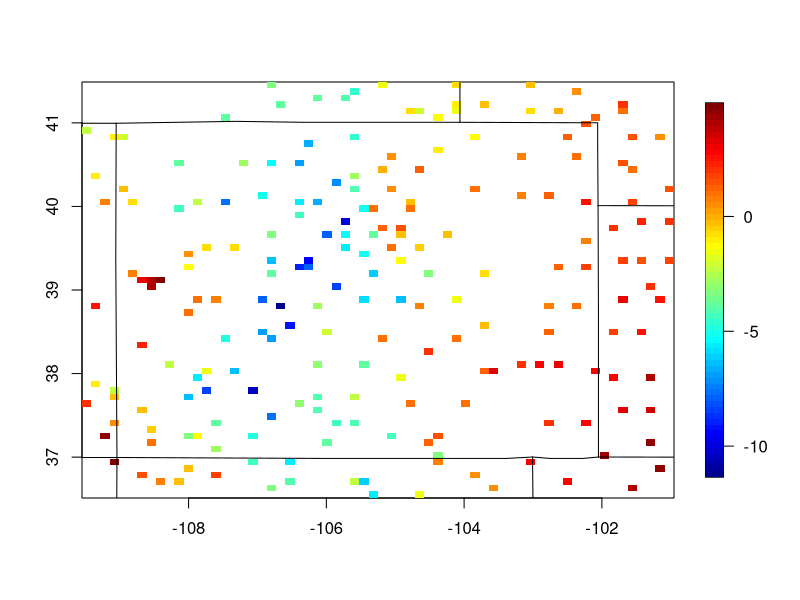
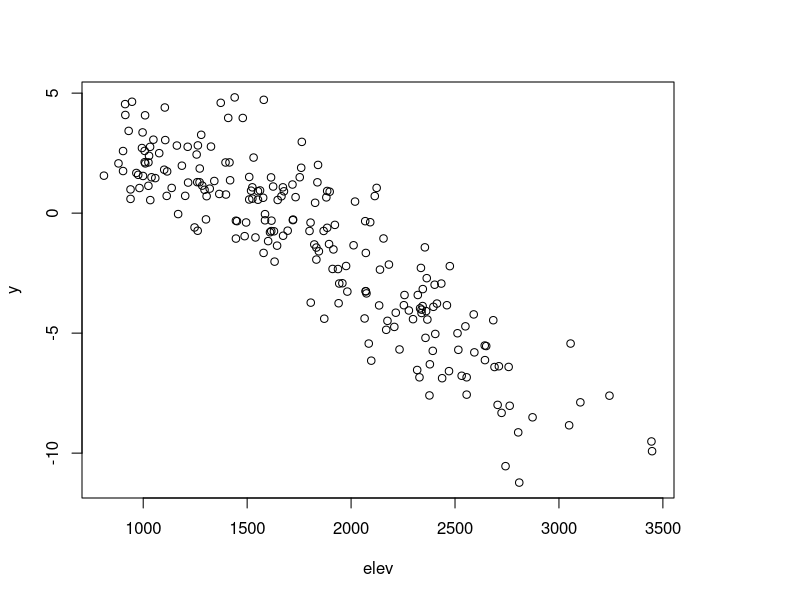
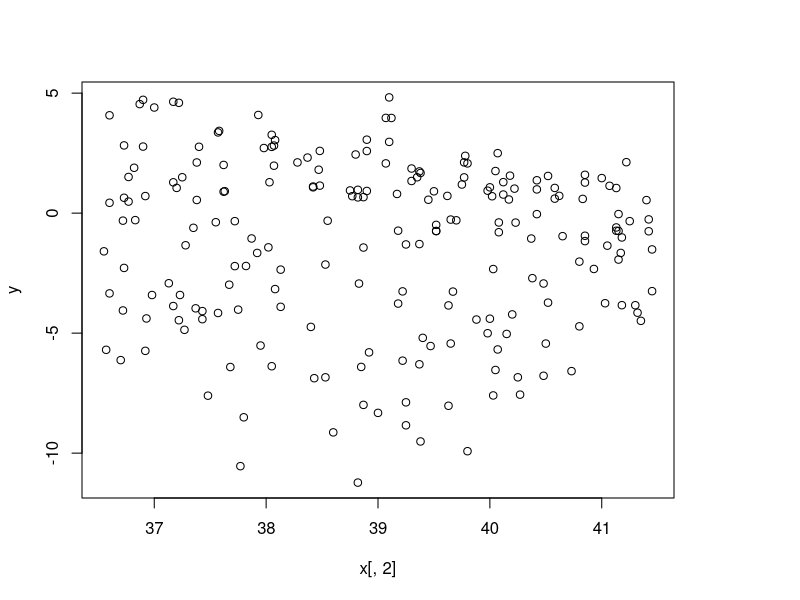
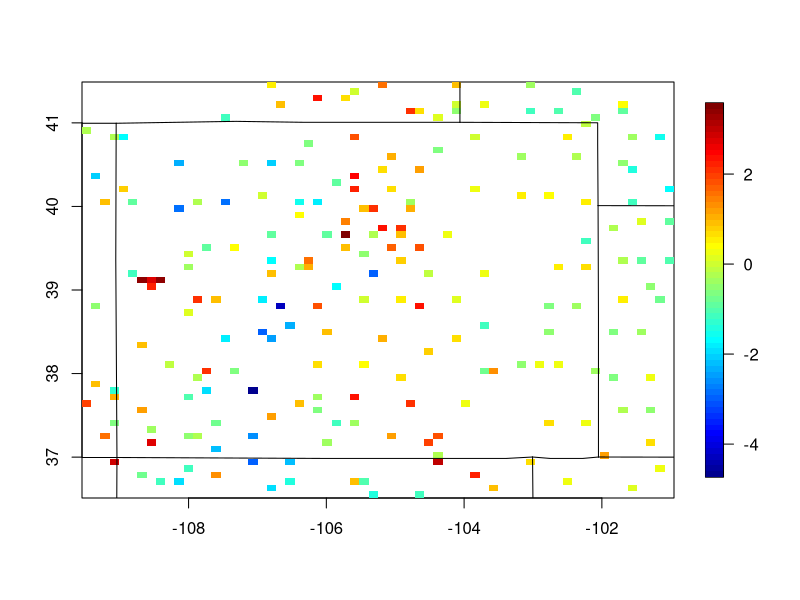
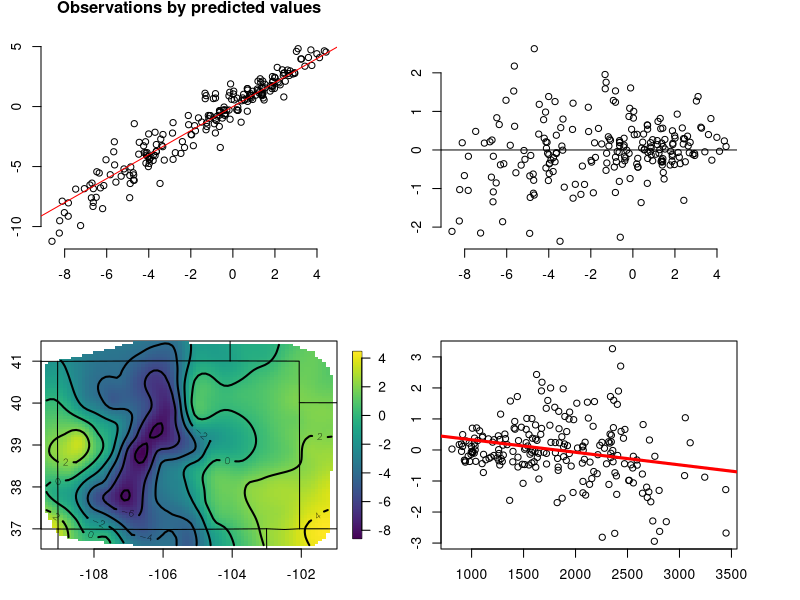
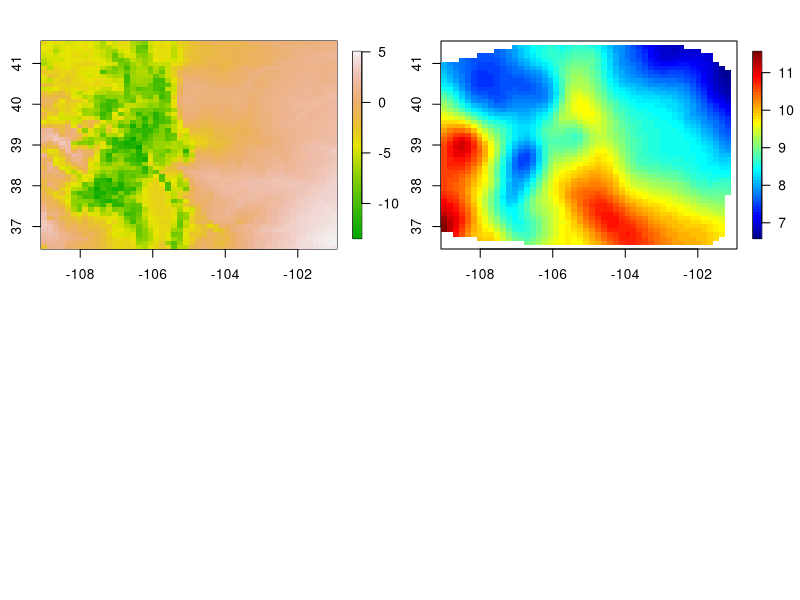
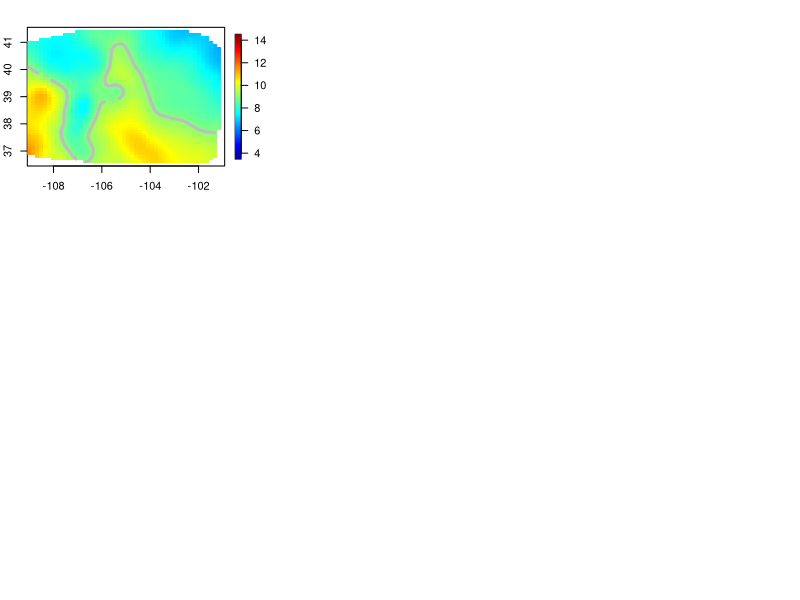

R code for these plots, in order: (Note: this script raises an error after producing the figures.)
library( fields)

#  colorado climate data 
  data(COmonthlyMet)
 
  x<- CO.loc
  y<- CO.tmin.MAM.climate
  elev<- CO.elev
  good<- !is.na( y)
  x<- x[good,]
  y<- y[good]
  elev<- elev[good]
 
    NGRID <- 50 
 # get elevations on a grid (will use these later) 
 #   lonRange<- range(x[,1])
 #   latRange<- range(x[,2])
 #  COGrid<- list(x=seq(lonRange[1], lonRange[2],length.out=NGRID ),
 #                y=seq(latRange[1], latRange[2],length.out=NGRID )
 #  )
    
   COGrid<- list(x = seq( -109, -101,,NGRID), 
                  y = seq(36.5, 41.5,,NGRID))
   COGridPoints<- make.surface.grid( COGrid )
   data( RMelevation)
   COElevGrid<- interp.surface.grid( RMelevation, COGrid )
#  Native Res:   COElevGrid<- crop.image( RMelevation, x )
 
  
# take a look at the data
  quilt.plot( x, y) 
  US( add=TRUE)
  
  plot( elev, y)
  plot( x[,2], y)
  
  X<- cbind( x, elev) 
# 
 lmObj<- lm( y ~ lon+lat +elev, data=X )  
 summary( lmObj)
  quilt.plot( x, lmObj$residuals) 
  US( add=TRUE)

   fit0E<- Tps( x,y, Z=elev- mean(elev))
   
   
# fit a Kriging estimator Matern covariance smoothness =1.0
# range and nugget estimated by maxmimum likelihood
  fit1<- spatialProcess( x,y)
  set.panel(2,2)
  plot( fit1)
  
  surface( fit1)
  US( add=TRUE)
  
  # take a look at residuals
  plot( elev, fit1$residuals)
  lmObj<- lm( fit1$residuals ~ elev)
  abline( lmObj, col="red", lwd=3)
  
  
  
# with elevations  
   fit1E<- spatialProcess( x,y, Z= elev)
# the clean way for fields >=9.0   
   sur0<- predictSurface( fit1E, grid.list=COGrid, ZGrid=COElevGrid )
# use this for fields <= 9.0 
   sur0<- predict( fit1E, x=COGridPoints, Z=c(COElevGrid$z) ) 
   sur0<- as.surface( COGrid, sur0)
#   
   image.plot( sur0, col=terrain.colors(256))
   sur0Smooth<- predictSurface( fit1E, grid.list=COGrid,  drop.Z= TRUE)
   image.plot( sur0Smooth)
   
# uncertainty 40 draws from posterior distribution
  set.seed(123)
  # next commmand takes a minute or so
  SEout<- sim.spatialProcess( fit1E, xp=COGridPoints,
                              Z= c(COElevGrid$z), M= 40, drop.Z=TRUE)

 
  set.panel( 3,3)                            
  image.plot( sur0Smooth, 
              zlim=c(3.5,14.5), col=tim.colors(256))
  contour( sur0Smooth, levels= 9, lwd=3, col="grey", add=TRUE) 
  par( mar=c(3,3,1,1))  
  for( k in 1:8){
      image( as.surface( COGrid, SEout[k,]), 
               zlim =c(3.5,14.5),col=tim.colors(256), axes=FALSE)
      contour( as.surface( COGrid, SEout[k,]),
               lwd=3, col="grey",level=9, add=TRUE)
               title( k, adj=0, cex=2)
  }
  
    
   surSE<- apply( SEout, 2, sd )
 
   image.plot( as.surface( COGrid, surSE))
   points( x, col="magenta", pch=16) 
   contour( COElevGrid, 
                level= c(2000, 3000), add= TRUE, col="grey30", lwd=3)
   US( add=TRUE, col="grey", lwd=2)
   

   
  
  
  
 
